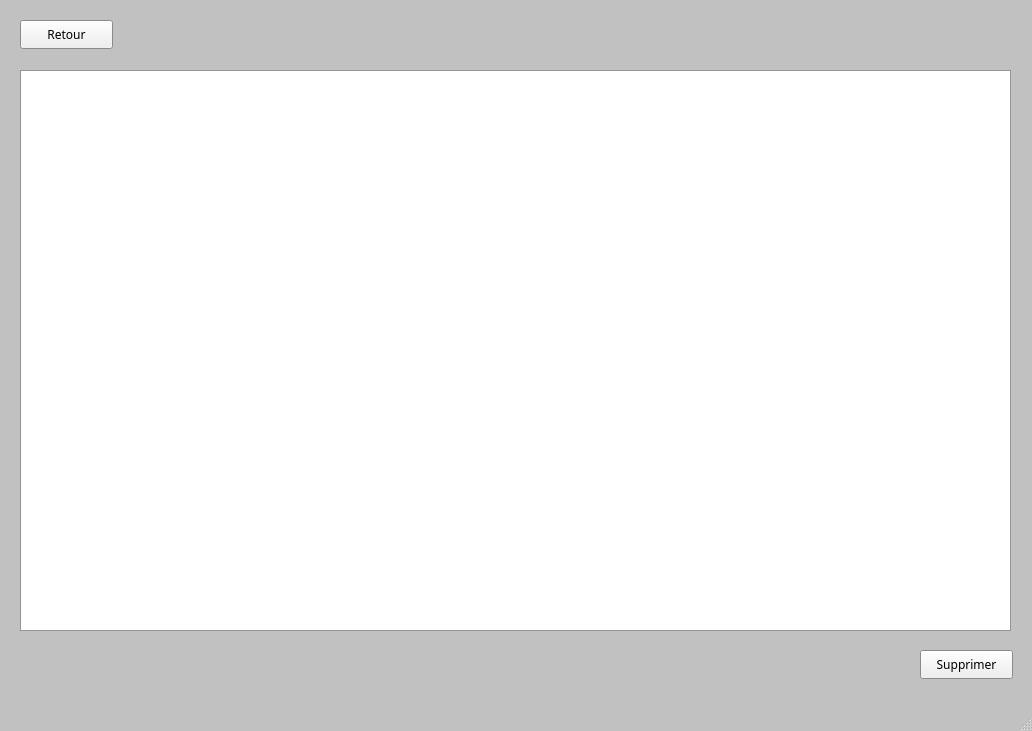
<?xml version="1.0" encoding="UTF-8"?>
<ui version="4.0">
 <class>DelUsr</class>
 <widget class="QMainWindow" name="DelUsr">
  <property name="geometry">
   <rect>
    <x>0</x>
    <y>0</y>
    <width>1032</width>
    <height>731</height>
   </rect>
  </property>
  <property name="palette">
   <palette>
    <active>
     <colorrole role="Window">
      <brush brushstyle="SolidPattern">
       <color alpha="255">
        <red>193</red>
        <green>193</green>
        <blue>193</blue>
       </color>
      </brush>
     </colorrole>
    </active>
    <inactive>
     <colorrole role="Window">
      <brush brushstyle="SolidPattern">
       <color alpha="255">
        <red>193</red>
        <green>193</green>
        <blue>193</blue>
       </color>
      </brush>
     </colorrole>
    </inactive>
    <disabled>
     <colorrole role="Base">
      <brush brushstyle="SolidPattern">
       <color alpha="255">
        <red>193</red>
        <green>193</green>
        <blue>193</blue>
       </color>
      </brush>
     </colorrole>
     <colorrole role="Window">
      <brush brushstyle="SolidPattern">
       <color alpha="255">
        <red>193</red>
        <green>193</green>
        <blue>193</blue>
       </color>
      </brush>
     </colorrole>
    </disabled>
   </palette>
  </property>
  <property name="font">
   <font>
    <family>MS Reference Sans Serif</family>
   </font>
  </property>
  <property name="windowTitle">
   <string>MainWindow</string>
  </property>
  <widget class="QWidget" name="centralwidget">
   <widget class="QTableView" name="tableView_user">
    <property name="geometry">
     <rect>
      <x>20</x>
      <y>70</y>
      <width>991</width>
      <height>561</height>
     </rect>
    </property>
    <property name="font">
     <font>
      <family>MS Reference Sans Serif</family>
      <pointsize>12</pointsize>
     </font>
    </property>
   </widget>
   <widget class="QPushButton" name="pushButton_back">
    <property name="geometry">
     <rect>
      <x>20</x>
      <y>20</y>
      <width>93</width>
      <height>29</height>
     </rect>
    </property>
    <property name="text">
     <string>Retour</string>
    </property>
   </widget>
   <widget class="QPushButton" name="pushButton_del">
    <property name="geometry">
     <rect>
      <x>920</x>
      <y>650</y>
      <width>93</width>
      <height>29</height>
     </rect>
    </property>
    <property name="text">
     <string>Supprimer</string>
    </property>
   </widget>
  </widget>
  <widget class="QMenuBar" name="menubar">
   <property name="geometry">
    <rect>
     <x>0</x>
     <y>0</y>
     <width>1032</width>
     <height>20</height>
    </rect>
   </property>
  </widget>
  <widget class="QStatusBar" name="statusbar"/>
 </widget>
 <resources/>
 <connections/>
</ui>
